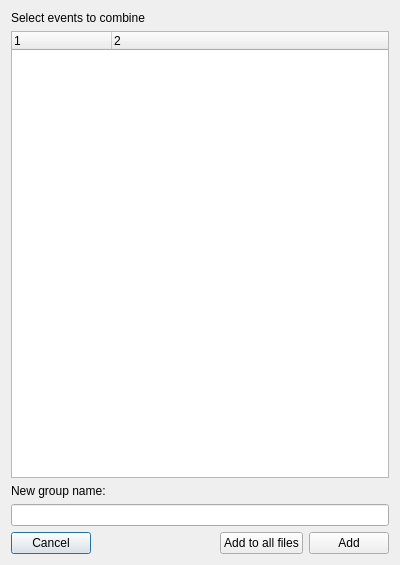
<ui version="4.0">
 <class>CombineEventsDialog</class>
 <widget class="QDialog" name="CombineEventsDialog">
  <property name="geometry">
   <rect>
    <x>0</x>
    <y>0</y>
    <width>400</width>
    <height>565</height>
   </rect>
  </property>
  <property name="windowTitle">
   <string>Dialog</string>
  </property>
  <layout class="QVBoxLayout" name="verticalLayout">
   <item>
    <widget class="QLabel" name="label">
     <property name="text">
      <string>Select events to combine</string>
     </property>
    </widget>
   </item>
   <item>
    <widget class="QTreeWidget" name="events_treewidget">
     <property name="columnCount">
      <number>2</number>
     </property>
     <column>
      <property name="text">
       <string notr="true">1</string>
      </property>
     </column>
     <column>
      <property name="text">
       <string notr="true">2</string>
      </property>
     </column>
    </widget>
   </item>
   <item>
    <widget class="QLabel" name="label_2">
     <property name="text">
      <string>New group name:</string>
     </property>
    </widget>
   </item>
   <item>
    <widget class="QLineEdit" name="new_group_lineedit" />
   </item>
   <item>
    <layout class="QHBoxLayout" name="horizontalLayout">
     <item>
      <widget class="QPushButton" name="cancel_pushbutton">
       <property name="text">
        <string>Cancel</string>
       </property>
      </widget>
     </item>
     <item>
      <spacer name="horizontalSpacer">
       <property name="orientation">
        <enum>Qt::Horizontal</enum>
       </property>
       <property name="sizeHint" stdset="0">
        <size>
         <width>40</width>
         <height>20</height>
        </size>
       </property>
      </spacer>
     </item>
     <item>
      <widget class="QPushButton" name="add_to_all_pushbutton">
       <property name="text">
        <string>Add to all files</string>
       </property>
      </widget>
     </item>
     <item>
      <widget class="QPushButton" name="add_pushbutton">
       <property name="text">
        <string>Add</string>
       </property>
      </widget>
     </item>
    </layout>
   </item>
  </layout>
 <property name="styleSheet"><string>font: 12pt "Roboto";</string></property></widget>
 <resources><include location="../../../../../snooz-toolbox/src/main/python/ui/themes/themes.qrc" /></resources>
 <connections>
  <connection>
   <sender>add_pushbutton</sender>
   <signal>clicked()</signal>
   <receiver>CombineEventsDialog</receiver>
   <slot>on_add()</slot>
   <hints>
    <hint type="sourcelabel">
     <x>263</x>
     <y>543</y>
    </hint>
    <hint type="destinationlabel">
     <x>199</x>
     <y>282</y>
    </hint>
   </hints>
  </connection>
  <connection>
   <sender>cancel_pushbutton</sender>
   <signal>clicked()</signal>
   <receiver>CombineEventsDialog</receiver>
   <slot>on_cancel()</slot>
   <hints>
    <hint type="sourcelabel">
     <x>349</x>
     <y>543</y>
    </hint>
    <hint type="destinationlabel">
     <x>199</x>
     <y>282</y>
    </hint>
   </hints>
  </connection>
  <connection>
   <sender>events_treewidget</sender>
   <signal>itemClicked(QTreeWidgetItem*,int)</signal>
   <receiver>CombineEventsDialog</receiver>
   <slot>on_item_checked()</slot>
   <hints>
    <hint type="sourcelabel">
     <x>199</x>
     <y>252</y>
    </hint>
    <hint type="destinationlabel">
     <x>199</x>
     <y>282</y>
    </hint>
   </hints>
  </connection>
  <connection>
   <sender>add_to_all_pushbutton</sender>
   <signal>clicked()</signal>
   <receiver>CombineEventsDialog</receiver>
   <slot>on_add_to_all()</slot>
   <hints>
    <hint type="sourcelabel">
     <x>256</x>
     <y>543</y>
    </hint>
    <hint type="destinationlabel">
     <x>199</x>
     <y>282</y>
    </hint>
   </hints>
  </connection>
 </connections>
 <slots>
  <slot>on_add()</slot>
  <slot>on_cancel()</slot>
  <slot>on_item_checked()</slot>
  <slot>on_add_to_all()</slot>
 </slots>
</ui>
